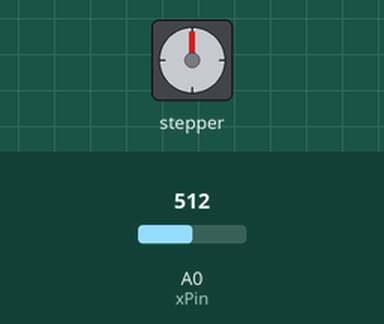
Recording of a sketch running on a simulated Arduino Mega 2560, built with avr-gcc and run on an emulated ATmega2560. Shown: stepper motor. Inputs (shaded band) come from the test bench; at power-on: A0 (xPin) = 512. Stepper angles assume 2048 steps per turn.

Above: at 1.2 s.
1.3 s: A0 (xPin) set to 530
At 2.2 s:
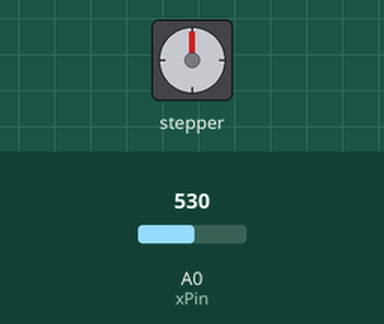
4.3 s: A0 (xPin) set to 716
At 5.14 s:
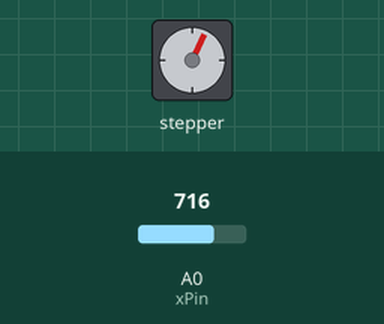
7.3 s: A0 (xPin) set to 900
At 7.56 s:
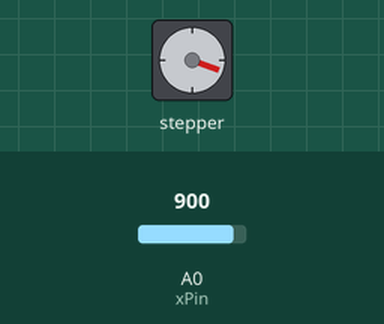
Timing chart, 0 to 19.3 s (numbered marks = the images above; inputs shaded):
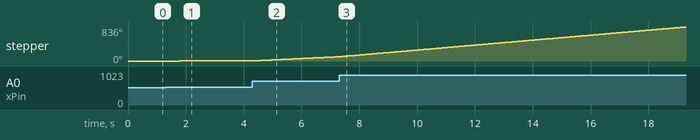

The sketch:

Stepper_Joystick.ino
```cpp
#include <Stepper.h>
#define xPin A0
#define yPin A1
#define KeyPin 8
Stepper myStepper(32,2,4,3,5);//stepper motor sequence 1-3-2-4
int direction;
int xValue,yValue;

void setup() {
  Serial.begin(9600);//initialize serial port
  pinMode(KeyPin,INPUT_PULLUP);//Keypin as Input
  pinMode(xPin,INPUT);
  pinMode(yPin,INPUT);
}

void loop() {
  xValue=analogRead(xPin);
  int motorSpeed=0;
  if(xValue>=520){
    motorSpeed=map(xValue,520,1023,0,1000);
    direction=1;
  }
  if(xValue<510){
    motorSpeed=map(xValue,0,510,1000,0);
    direction=-1;
  }
  if(motorSpeed>0){
    myStepper.setSpeed(motorSpeed);
    myStepper.step(direction);
  }
}
```
